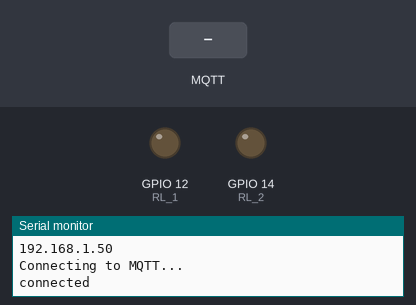
This sketch was run on a simulated ESP32. Shown: output pins drawn as LEDs (lit = HIGH), the last lines printed to the serial monitor. Inputs (shaded band) come from the test bench. WiFi joins after 1.5 s; servers stay silent unless stated; no MQTT or app messages arrive unless stated; not simulated (calls return 0 or success): essid_secrets.h.

Above: at 2.7 s.
2.8 s: MQTT message "0,1" arrives on the first subscribed topic
At 3.8 s:
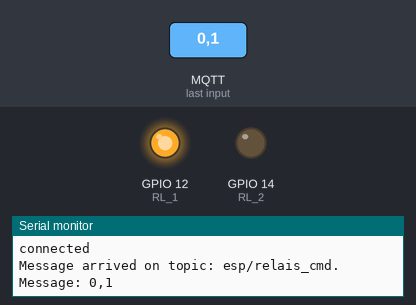
4.3 s: MQTT message "S,1" arrives on the first subscribed topic
At 4.9 s:
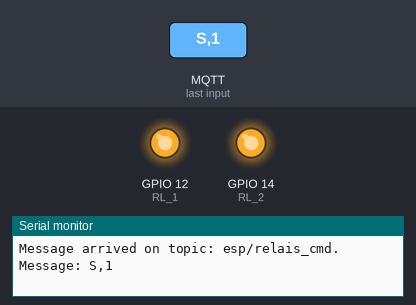
5.8 s: MQTT message "0,0" arrives on the first subscribed topic
At 6.1 s:
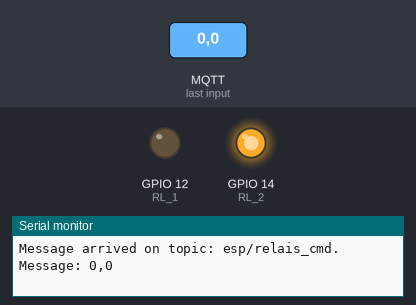
7.3 s: MQTT message "1,0" arrives on the first subscribed topic
At 8.4 s:
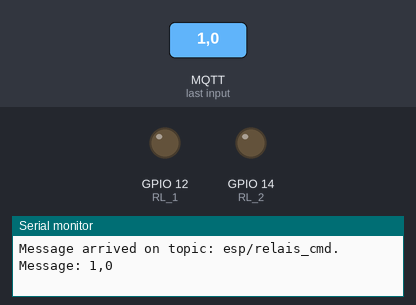
8.8 s: MQTT message "1,1" arrives on the first subscribed topic
At 9.5 s:
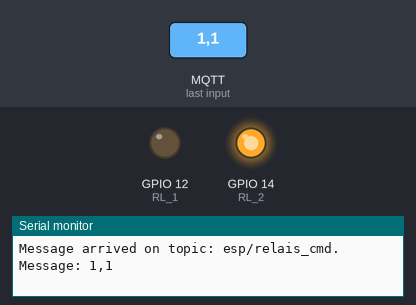
Timing chart, 0 to 11.3 s (numbered marks = the images above; inputs shaded):
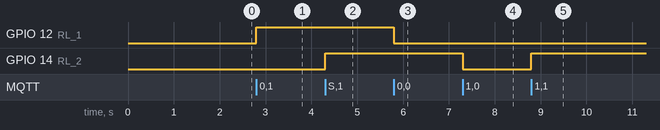

The sketch:

action.ino
```cpp
#include <WiFi.h>
#include <PubSubClient.h>
#include "essid_secrets.h"

#define DELAY 60000   // 1 minute between 2 readings
#define MAX_COUNT 60  // 60 * 1 minute = 1h Reboot every hour
#define RESETPIN 16   // Reset PIN is connected to PIN 16
#define MQTT_NAME "Espertino Commands"
#define MQTT_SUBSCRIBING "esp/relais_cmd"
#define MQTT_PUBLISHING  "esp/relais_state"
#define RL_1 12   // Relay 1
#define RL_2 14   // Relay 2

WiFiClient espClient;
PubSubClient client(espClient);

const char* mqttServer = "192.168.10.253";
const int mqttPort = 1883;
unsigned long count = 0;
struct relays_state_type {
  boolean RL1;
  boolean RL2;
};
relays_state_type relays_state;

void initWifi() {
  WiFi.begin(ssid, password);
  while (WiFi.status() != WL_CONNECTED) {
      delay(500);
      Serial.print(".");
  }
  Serial.println("");
  Serial.println("WiFi connected");
  Serial.println("IP address: ");
  Serial.println(WiFi.localIP());
}

void resetWifi() {
  WiFi.disconnect();
  initWifi();
}

void callback(char* topic, unsigned char* payload, unsigned int length);

void callback(char* topic, unsigned char* message, unsigned int length) {
  Serial.print("Message arrived on topic: ");
  Serial.print(topic);
  Serial.print(". Message: ");
  String messageTemp;

  for (int i = 0; i < length; i++) {
    Serial.print((char)message[i]);
    messageTemp += (char)message[i];
  }
  Serial.println("");

       if (messageTemp == "0,0") relays_state.RL1 = LOW;
  else if (messageTemp == "0,1") relays_state.RL1 = HIGH;
  else if (messageTemp == "1,0") relays_state.RL2 = LOW;
  else if (messageTemp == "1,1") relays_state.RL2 = HIGH;
  else if (messageTemp == "S,0") relays_state.RL1 = !relays_state.RL1;
  else if (messageTemp == "S,1") relays_state.RL2 = !relays_state.RL2;
  digitalWrite(RL_1, relays_state.RL1);
  digitalWrite(RL_2, relays_state.RL2);

  String out_message;
  if (relays_state.RL1 == LOW)
    out_message = "0";
  else
    out_message = "1";
  if (relays_state.RL2 == LOW)
    out_message = out_message + "0";
  else
    out_message = out_message + "1";
  client.publish(MQTT_PUBLISHING,out_message.c_str());
}

void initRelays() {
  pinMode(RL_1, OUTPUT);
  pinMode(RL_2, OUTPUT);
  relays_state.RL1 = LOW;
  relays_state.RL2 = LOW;
}

void setup() {
  // Configure MQTT
  client.setServer(mqttServer, mqttPort);
  client.setCallback(callback);

  // Init console
  Serial.begin(9600);

  // Init Wifi
  initWifi();

  // Init Relays
  initRelays();
}

void reconnect() {
  while (!client.connected()) {
    Serial.println("Connecting to MQTT...");
    if (client.connect(MQTT_NAME)) {
      Serial.println("connected");
      // subscribe values
      client.subscribe(MQTT_SUBSCRIBING);
    } else {
      Serial.print("failed with state ");
      Serial.print(client.state());
      delay(2000);
    }
  }
}

void loop() {
  if (!client.connected()) {
    reconnect();
  }

  // Just wait
  client.loop();
}
```

Measured:
- after the input at 2.8 s, GPIO 12 (RL_1): LOW → HIGH at once
- after the input at 4.3 s, GPIO 14 (RL_2): LOW → HIGH at once
- after the input at 5.8 s, GPIO 12 (RL_1): HIGH → LOW at once
- after the input at 7.3 s, GPIO 14 (RL_2): HIGH → LOW at once
- after the input at 8.8 s, GPIO 14 (RL_2): LOW → HIGH at once
